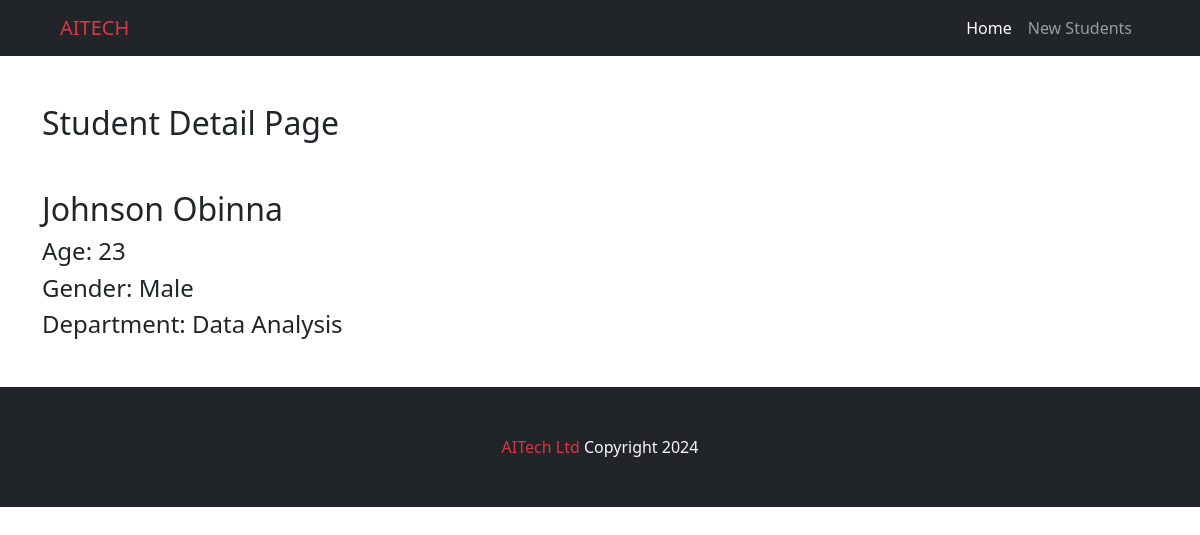
The app's page /show/4 with its own data.
### students_app/models.py (models this page shows)
class Student(models.Model):
    first_name = models.CharField(max_length=200)
    last_name = models.CharField(max_length=200)
    age = models.IntegerField(default=0)
    gender = models.CharField(max_length=20)
    department = models.CharField(max_length=100)

### students_app/views.py (the view)
# urls.py: path('show/<int:id>', views.showStudent, name='showStudentDetails'),
def showStudent(request, id):
    student = Student.objects.get(id=id)
    return render(request, 'students/show_student.html', {'student': student})

### greeting_app/templates/students/show_student.html
{%  extends 'layout.html' %}
{% block content %}
<div class="container">
    <div>
        <h2 class="my-5">Student Detail Page</h2>
        <h2>{{ student.first_name }} {{ student.last_name }}</h2>
        <h4>Age: {{ student.age }}</h4>
        <h4>Gender: {{ student.gender }}</h4>
        <h4>Department: {{ student.department }}</h4>
    </div>
</div>
{%  endblock content %}

### records on screen
Student: first_name "Johnson", last_name "Obinna", age "23", gender "Male", department "Data Analysis"
